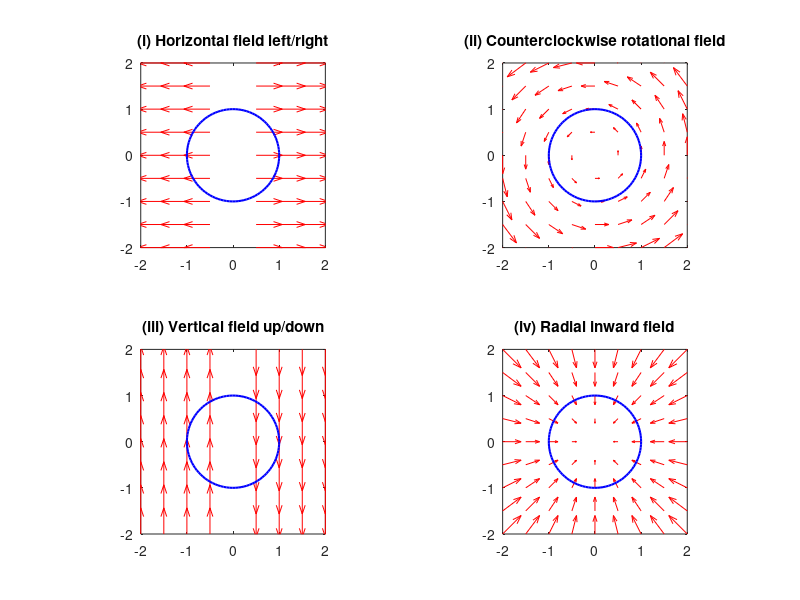

Source code (MATLAB):
% Define the circle's radius and orientation
radius = 1;
theta = linspace(0, -2*pi, 100); % Negative angle for clockwise orientation
x_circle = radius * cos(theta);
y_circle = radius * sin(theta);

% Define grid for plotting vector fields
[x, y] = meshgrid(-2:0.5:2, -2:0.5:2);

% Corrected vector fields based on the description
% (i) Horizontal field, left when x < 0, right when x > 0
F1x = sign(x); % Gives -1 when x < 0, 1 when x > 0
F1y = zeros(size(y));

% (ii) Counterclockwise rotational field
F2x = -y;
F2y = x;

% (iii) Vertical field, up when x < 0, down when x > 0
F3x = zeros(size(x));
F3y = -sign(x);

% (iv) Radial inward field (points toward the origin)
F4x = -x;
F4y = -y;

% Plotting setup
figure;
titles = {'(i) Horizontal field left/right', '(ii) Counterclockwise rotational field', ...
          '(iii) Vertical field up/down', '(iv) Radial inward field'};
fields_x = {F1x, F2x, F3x, F4x};
fields_y = {F1y, F2y, F3y, F4y};

for i = 1:4
    subplot(2, 2, i);
    quiver(x, y, fields_x{i}, fields_y{i}, 'r'); % Plot vector field
    hold on;
    plot(x_circle, y_circle, 'b-', 'LineWidth', 1.5); % Plot clockwise circle
    hold off;
    axis equal;
    xlim([-2, 2]);
    ylim([-2, 2]);
    title(titles{i});
end

% Calculate circulation for each vector field
circulations = zeros(4, 1);
field_functions = {@(x, y) sign(x), @(x, y) 0;    % (i) Horizontal field left/right
                   @(x, y) -y, @(x, y) x;         % (ii) Rotational field
                   @(x, y) 0, @(x, y) -sign(x);   % (iii) Vertical field up/down
                   @(x, y) -x, @(x, y) -y};       % (iv) Radial inward field

for i = 1:4
    Fx = field_functions{i, 1};
    Fy = field_functions{i, 2};
    circulation = 0;
    for j = 1:length(theta) - 1
        % Midpoint of the segment on the circle
        xm = (x_circle(j) + x_circle(j+1)) / 2;
        ym = (y_circle(j) + y_circle(j+1)) / 2;
        
        % Tangent vector along the circle (clockwise direction)
        dx = x_circle(j+1) - x_circle(j);
        dy = y_circle(j+1) - y_circle(j);
        
        % Dot product F · dr for the segment
        dC = Fx(xm, ym) * dx + Fy(xm, ym) * dy;
        circulation = circulation + dC;
    end
    circulations(i) = circulation;
end

% Display results with explicit check for zero circulation
for i = 1:4
    if abs(circulations(i)) < 1e-6  % Use a small tolerance to check for zero
        fprintf('Circulation for field %d is zero.\n', i);
    elseif circulations(i) > 0
        fprintf('Circulation for field %d is positive.\n', i);
    else
        fprintf('Circulation for field %d is negative.\n', i);
    end
end
